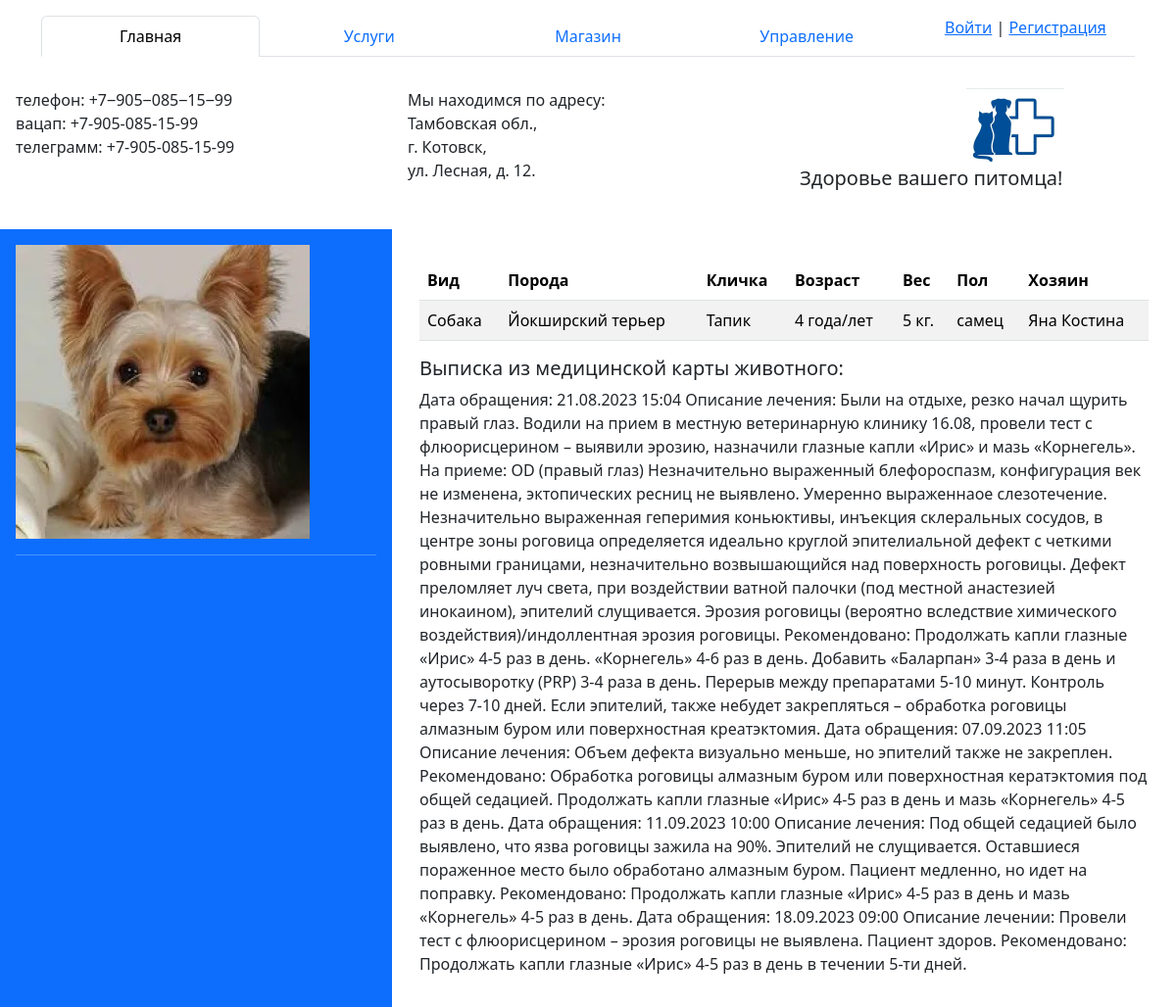
Page /pet/4/anfisa_kris on the earlier database version.
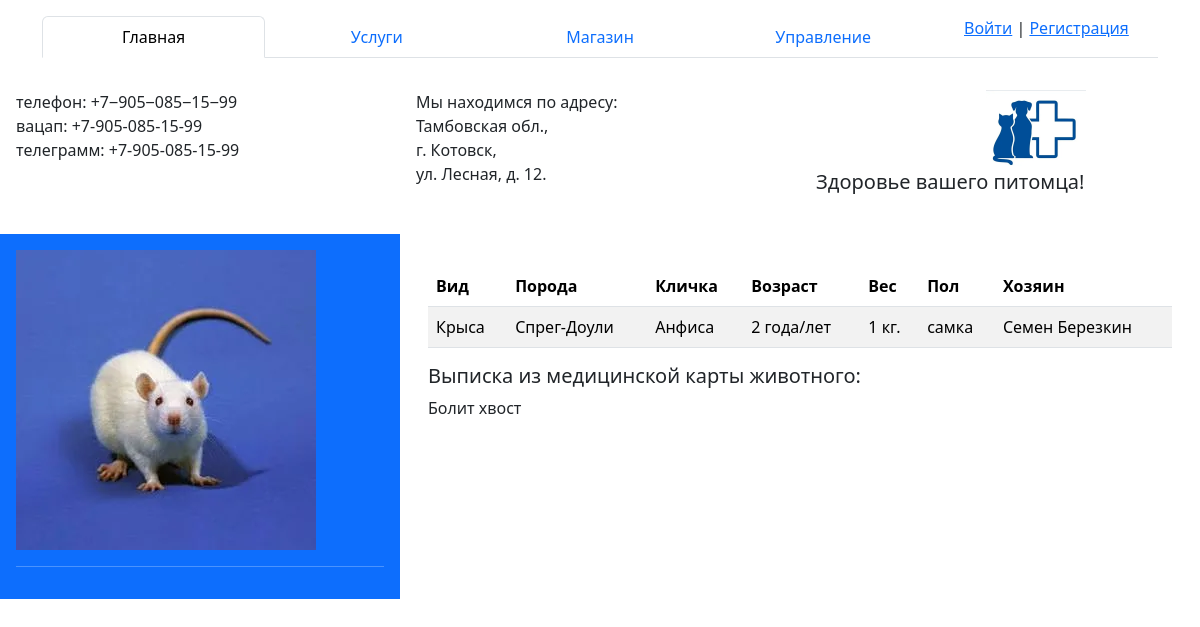
Same page on the later database version.
### clinic/models.py (models this page shows, shortened)
class Pet(models.Model):
    view = models.CharField(max_length=10, verbose_name='Вид')
    breed = models.CharField(max_length=20, verbose_name='Порода')
    photo = models.ImageField(upload_to='photos/%Y/%m/%d/', default=None,
                              blank=True, null=True, verbose_name='Фото')
    nick_name = models.CharField(max_length=10, verbose_name='Кличка')
    age = models.IntegerField(verbose_name='Возраст лет')
    weight = models.IntegerField(verbose_name='Вес кг.')
    gender = models.CharField(max_length=10, verbose_name='Пол')
    onwer = models.ForeignKey('Onwer', on_delete=models.PROTECT, related_name='onwers', null=True, verbose_name='Хозяин') # многие к одному связываем наш класс с классом 'Onwer' через многие к одному и обязательно пишем как строка в ковычках, так как этот класс находится ниже нашего основного класса и пайчарм его попросту не увидет, вторым параметром ставим, который будет запрещать удалять категории которые не связаны с постами, 3й параметр если связываться наоборот через class Onwer c classom Pet
    time_create = models.DateTimeField(auto_now_add=True, null=True,  verbose_name='Время создания')  # параметр автоматически заполняет поле но только в момент добавление записи, тоесь показывает время появление записи
    medical_history = models.TextField(max_length=1000, unique=True, null=True, verbose_name='История болезни')
    slugPet = models.SlugField(max_length=20, unique=True, db_index=True, verbose_name='Slug', null=True)  # слаг для пути 1пар - макс. длина, 2пар - уникальность, 3пар - поле индексируемое, 4пар - чтобы создавалось поле с пустым значением
    class Meta: # класс для сортировки отображение на странице в данном случае по времени созданию записи (задать реверс поставить минус перед параметром)
        verbose_name = 'Питомцы' # это для кабинета админа чтобы заголовок имел такое название
        verbose_name_plural = 'Питомцы' # для того чтобы этот заголовок был без в конце 's' и был в множественном числе
        ordering = ['time_create'] # сортируем по артрибуту по убыванию по умолчанию
        indexes = [
            models.Index(fields=['time_create'])
        ]

class Onwer(models.Model):
    firstname = models.CharField(max_length=10, verbose_name='Имя')
    lastname = models.CharField(max_length=15, verbose_name='Фамилия')
    email = models.EmailField(verbose_name='E-mail')
    tel = models.CharField(max_length=12, verbose_name='Телефон')
    def __str__(self):
        return f'{self.firstname} {self.lastname}'
    class Meta: # класс для сортировки отображение на странице в данном случае по времени созданию записи (задать реверс поставить минус перед параметром)
        verbose_name = 'Хозяин' # это для кабинета админа чтобы заголовок имел такое название
        verbose_name_plural = 'Хозяева' # для того чтобы этот заголовок был без в конце 's' и был в множественном числе
        ordering = ['id'] # сортируем по артрибуту по убыванию по умолчанию
        indexes = [
            models.Index(fields=['id'])
        ]

### clinic/views.py (the view)
# urls.py: path('pet/<slug:pk>/<str:slugPet>', views.Pet_detail.as_view(), name='info_pet'),
class Pet_detail(DataMixin, DetailView): # модель на классе на модели метод один объект из списка
    model = Pet
    title_page = 'Подробно о питомце' # название в пути, формируется в классе DataMixin

### templates/clinic/pet_detail.html
{% load static %}
{% block menu %}
    {% include 'clinic/includes/block_menu.html' %}
{% endblock menu %}
{% block content %}
<div class="container-fluid mt-3">
    <div class="row">
        <div class="col-sm-4 p-3 bg-primary text-white">
            <img src="{{ pet.photo.url }}" alt="">
            <hr>
        </div>
        <div class="col-sm-8 p-3 text-bg-color"">
              <div class="container mt-3">
          <table class="table table-striped">
            <thead>
              <tr>
                <th>Вид</th>
                <th>Порода</th>
                <th>Кличка</th>
                <th>Возраст</th>
                <th>Вес</th>
                <th>Пол</th>
                <th>Хозяин</th>
              </tr>
            </thead>
            <tbody>
              <tr>
                <td>{{ pet.view }}</td>
                <td>{{ pet.breed }}</td>
                <td>{{ pet.nick_name }}</td>
                <td>{{ pet.age }} года/лет</td>
                <td>{{ pet.weight }} кг.</td>
                <td>{{ pet.gender }}</td>
                <td>{{ pet.onwer }}</td>
              </tr>
            </tbody>
          </table>
                  <h5>Выписка из медицинской карты животного:</h5>
                  <p>{{ pet.medical_history }}</p>
        </div>
        </div>
  </div>
</div>
{% endblock content %}

### templates/clinic/includes/block_menu.html (shortened to what this page needs)
{% load static %}
    <!DOCTYPE html>
<html lang="en">
<head>
    <link href="https://cdn.jsdelivr.net/npm/bootstrap@5.3.2/dist/css/bootstrap.min.css" rel="stylesheet">
    <link rel="stylesheet" href="{% static 'css/index.css' %}">
</head>
    <nav class="container mt-3">
        <ul class="nav nav-tabs nav-justified">
            <li class="nav-item">
                <a class="nav-link active" href="{% url 'home' %}">Главная</a>
            </li>
            <li class="nav-item">
                <a class="nav-link" href="{% url 'services' %}">Услуги</a>
            </li>
            <li class="nav-item">
                <a class="nav-link" href="{% url 'shop:home_shop' %}">Магазин</a>
            </li>
            <li class="nav-item">
                <a class="nav-link" href="{% url 'admin:index' %}">Управление</a>
            </li>
            {% if user.is_authenticated %}
                 <li class="last"><a href="{% url 'users:profile' %}">{{ user.username }}</a> | <a href="{% url 'users:logout' %}">Выйти</a></li>
            {% else %}
                <li class="nav-item"><a href="{% url 'users:login' %}">Войти</a> | <a href="{% url 'users:register' %}">Регистрация</a></li>
            {% endif %}
            </ul>
    </nav>
<div class="container-fluid mt-3">
  <div class="row">
        <div class="col p-3 text-bg-color">
            телефон: +7‒905‒085‒15‒99<br/>
            вацап: +7-905-085-15-99<br/>
            телеграмм: +7-905-085-15-99<br/>
        </div>
        <div class="col p-3 text-bg-color">
            <p>Мы находимся по адресу:<br/> Тамбовская обл.,<br/> г. Котовск,<br/> ул. Лесная, д. 12.</p>
        </div>
        <div class="col p-3 text-bg-color">
            <img src="{% static 'clinic/img/logo_link/logo1.png' %}" alt="Foto logo" width="100" style="margin-left: 170px">
            <h5>Здоровье вашего питомца!</h5>
        </div>
    </div>
</div>

Differences in the rows shown:
changed Pet: photo: a different picture; view "Собака" → "Крыса"; breed "Йокширский терьер" → "Спрег-Доули"; nick_name "Тапик" → "Анфиса"; age "4" → "2"; weight "5" → "1"; gender "самец" → "самка"; onwer "Яна Костина" → "Семен Березкин"; medical_history "Дата обращения: 21.08.2023 15:04 Описание лечения: Были на отдыхе, резко начал щурить правый глаз. Водили на прием в местную ветеринарную клинику 16.08, провели тест с флюорисцерином – выявили эрозию, назначили глазные капли «Ирис» и мазь «Корнегель». На приеме: OD (правый глаз) Незначительно выраженный блефороспазм, конфигурация век не изменена, эктопических ресниц не выявлено. Умеренно выраженнаое слезотечение. Незначительно выраженная геперимия коньюктивы, инъекция склеральных сосудов, в центре зоны роговица определяется идеально круглой эпителиальной дефект с четкими ровными границами, незначительно возвышающийся над поверхность роговицы. Дефект преломляет луч света, при воздействии…" → "Болит хвост"
